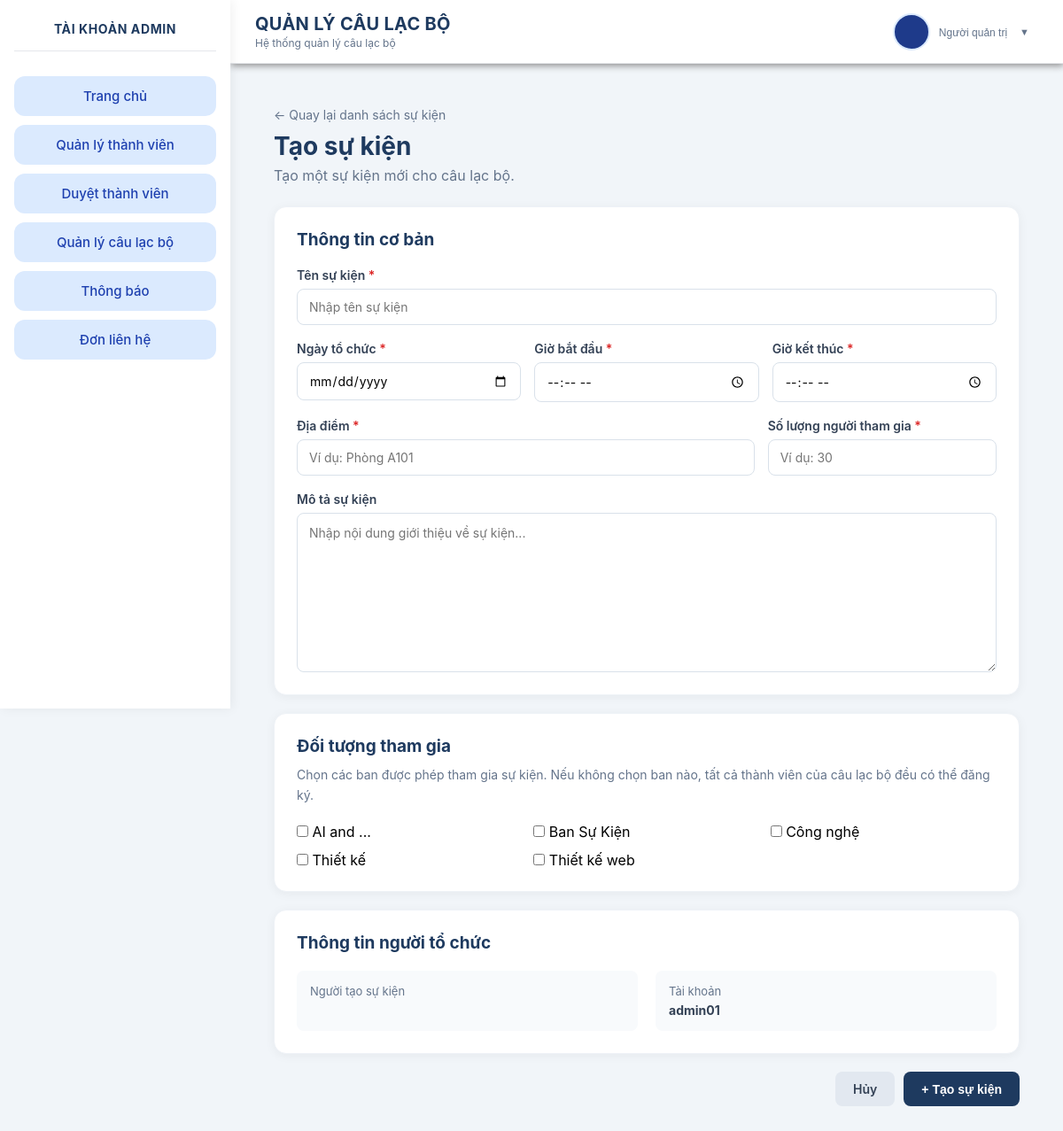
Page /admin/create_event.php (signed in) on the committed database.
### tables this page shows
CREATE TABLE `clubband` (
  `club_id` varchar(255) NOT NULL,
  `band_id` varchar(100) DEFAULT NULL,
  `band_name` varchar(100) DEFAULT NULL
);

### admin/create_event.php (the view, shortened to what this page needs)
<?php
$database = new Database();
$db = $database->getConnection();
$clubId = "CLB001";
$sql = "
    SELECT
        band_id,
        band_name
    FROM ClubBand
    WHERE club_id = :club_id
    ORDER BY band_name
";
$stmt = $db->prepare($sql);
$stmt->execute([
    ':club_id' => $clubId
]);
$bands = $stmt->fetchAll(PDO::FETCH_ASSOC);
require_once "../includes/headers.php";
?>
<link rel="stylesheet" href="css/create_event.css">
<div class="create-event-page">
    <div class="page-header">
        <div>
            <a href="events.php" class="back-link">
                ← Quay lại danh sách sự kiện
            </a>
            <h1>Tạo sự kiện</h1>
            <p>
                Tạo một sự kiện mới cho câu lạc bộ.
            </p>
        </div>
    </div>
    <form
        method="POST"
        class="event-form"
    >
        <div class="form-card">
            <h2>Thông tin cơ bản</h2>
            <div class="form-group">
                <label for="event_name">
                    Tên sự kiện
                    <span class="required">*</span>
                </label>
                <input
                    type="text"
                    id="event_name"
                    name="event_name"
                    placeholder="Nhập tên sự kiện"
                    value="<?= htmlspecialchars(
                        $_POST['event_name'] ?? ''
                    ) ?>"
                    required
                >
            </div>
            <div class="form-row">
                <div class="form-group">
                    <label for="event_date">
                        Ngày tổ chức
                        <span class="required">*</span>
                    </label>
                    <input
                        type="date"
                        id="event_date"
                        name="event_date"
                        min="<?= date('Y-m-d') ?>"
                        value="<?= htmlspecialchars(
                            $_POST['event_date'] ?? ''
                        ) ?>"
                        required
                    >
                </div>
                <div class="form-group">
                    <label for="start_time">
                        Giờ bắt đầu
                        <span class="required">*</span>
                    </label>
                    <input
                        type="time"
                        id="start_time"
                        name="start_time"
                        value="<?= htmlspecialchars(
                            $_POST['start_time'] ?? ''
                        ) ?>"
                        required
                    >
                </div>
                <div class="form-group">
                    <label for="end_time">
                        Giờ kết thúc
                        <span class="required">*</span>
                    </label>
                    <input
                        type="time"
                        id="end_time"
                        name="end_time"
                        value="<?= htmlspecialchars(
                            $_POST['end_time'] ?? ''
                        ) ?>"
                        required
                    >
                </div>
            </div>
            <div class="form-row">
                <div class="form-group">
                    <label for="location">
                        Địa điểm
                        <span class="required">*</span>
                    </label>
                    <input
                        type="text"
                        id="location"
                        name="location"
                        placeholder="Ví dụ: Phòng A101"
                        value="<?= htmlspecialchars(
                            $_POST['location'] ?? ''
                        ) ?>"
                        required
                    >
                </div>
                <div class="form-group">
                    <label for="slots">
                        Số lượng người tham gia
                        <span class="required">*</span>
                    </label>
                    <input
                        type="number"
                        id="slots"
                        name="slots"
                        min="1"
                        placeholder="Ví dụ: 30"
                        value="<?= htmlspecialchars(
                            $_POST['slots'] ?? ''
                        ) ?>"
                        required
                    >
                </div>
            </div>
            <div class="form-group">
                <label for="description">
                    Mô tả sự kiện
                </label>
                <textarea
                    id="description"
                    name="description"
                    rows="7"
                    placeholder="Nhập nội dung giới thiệu về sự kiện..."
                ><?= htmlspecialchars(
                ) ?></textarea>
            </div>
        </div>
        <div class="form-card">
            <h2>Đối tượng tham gia</h2>
            <p class="form-note">
                Chọn các ban được phép tham gia sự kiện.
                Nếu không chọn ban nào, tất cả thành viên
                của câu lạc bộ đều có thể đăng ký.
            </p>
            <?php if (empty($bands)): ?>
                <div class="empty-band">
                    Câu lạc bộ hiện chưa có ban nào.
                    Sự kiện sẽ được mở cho tất cả thành viên.
                </div>
            <?php else: ?>
                <div class="band-checkboxes">
                    <?php foreach ($bands as $band): ?>
                        <label class="band-item">
                            <input
                                type="checkbox"
                                name="bands[]"
                                value="<?= htmlspecialchars($band['band_id']) ?>"
                            >
                            <span>
                                <?= htmlspecialchars($band['band_name']) ?>
                            </span>
                        </label>
                    <?php endforeach; ?>
                </div>
            <?php endif; ?>
        </div>
        <div class="form-card">
            <h2>Thông tin người tổ chức</h2>
            <div class="organizer-info">
                <div>
                    <span class="info-label">
                        Người tạo sự kiện
                    </span>
                </div>
                <div>
                    <span class="info-label">
                        Tài khoản
                    </span>
                    <strong>
                        <?= htmlspecialchars(
                            $user['username']
                        ) ?>
                    </strong>
                </div>
            </div>
        </div>
        <div class="form-actions">
            <a
                href="events.php"
                class="btn btn-cancel"
            >
                Hủy
            </a>
            <button
                type="submit"
                class="btn btn-save"
            >
                + Tạo sự kiện
            </button>
        </div>
    </form>
</div>
<?php require_once '../includes/footer.php' ?>
</body>

### admin/css/create_event.css (style rules this page uses)
.create-event-page { max-width: 1000px; margin: 0 auto; padding: 25px; }
.page-header { margin-bottom: 25px; }
.back-link { display: inline-block; margin-bottom: 10px; color: #64748b; text-decoration: none; font-size: 14px; }
.page-header h1 { margin: 0 0 6px; color: #1e3a5f; font-size: 28px; }
.page-header p { margin: 0; color: #64748b; }
.form-card { background: white; padding: 25px; margin-bottom: 20px; border-radius: 14px; border: 1px solid #eef2f7; box-shadow: 0 2px 12px rgba(0, 0, 0, 0.05); }
.form-card h2 { margin: 0 0 20px; color: #1e3a5f; font-size: 19px; }
.form-group { display: flex; flex-direction: column; gap: 7px; margin-bottom: 18px; }
.form-group:last-child { margin-bottom: 0; }
.form-group label { color: #334155; font-size: 14px; font-weight: 600; }
.required { color: #dc2626; }
.form-group input, .form-group textarea { width: 100%; box-sizing: border-box; padding: 11px 13px; border: 1px solid #d9e1ea; border-radius: 8px; outline: none; font-family: inherit; font-size: 14px; }
.form-group textarea { resize: vertical; line-height: 1.6; }
.form-row { display: grid; grid-template-columns: repeat(3, 1fr); gap: 15px; }
.form-row + .form-row { grid-template-columns: 2fr 1fr; }
.form-note { margin-top: -10px; margin-bottom: 20px; color: #64748b; font-size: 14px; line-height: 1.6; }
.band-checkboxes { display: grid; grid-template-columns: repeat(3, 1fr); gap: 12px; }
.organizer-info { display: grid; grid-template-columns: 1fr 1fr; gap: 20px; }
.organizer-info > div { display: flex; flex-direction: column; gap: 5px; padding: 15px; background: #f8fafc; border-radius: 8px; }
.info-label { color: #64748b; font-size: 13px; }
.organizer-info strong { color: #334155; font-size: 14px; }
.form-actions { display: flex; justify-content: flex-end; gap: 10px; margin-bottom: 30px; }
.btn { display: inline-flex; align-items: center; justify-content: center; padding: 11px 20px; border-radius: 8px; border: none; text-decoration: none; font-size: 14px; font-weight: 600; cursor: pointer; }
.btn-cancel { background: #e2e8f0; color: #334155; }
.btn-save { background: #1e3a5f; color: white; }

### includes/headers.php (style rules this page uses)
* { margin: 0; padding: 0; box-sizing: border-box; }
html, body { height: 100%; font-family: -apple-system, BlinkMacSystemFont, "Segoe UI", Roboto, "Helvetica Neue", Arial, sans-serif; background: #f1f5f9; }

### rows in the picture
clubband: band_name "AI and ..."
clubband: band_name "Ban Sự Kiện"
clubband: band_name "Công nghệ"
clubband: band_name "Thiết kế"
clubband: band_name "Thiết kế web"

### other values in the picture
$sidebarTitle "TÀI KHOẢN ADMIN"
$user['username'] "admin01"
